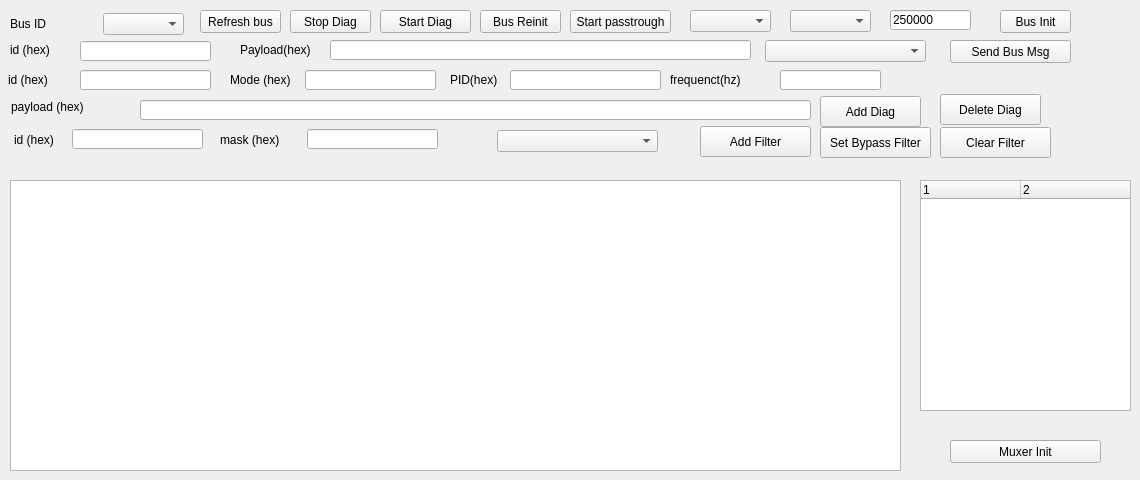
    <widget class="QWidget" name="tabDiag">
     <attribute name="title">
      <string>쪽</string>
     </attribute>
     <widget class="QPlainTextEdit" name="plainTextEditDiagLog">
      <property name="geometry">
       <rect>
        <x>10</x>
        <y>180</y>
        <width>891</width>
        <height>291</height>
       </rect>
      </property>
     </widget>
     <widget class="QPushButton" name="pushButtonSendBusMsg">
      <property name="geometry">
       <rect>
        <x>950</x>
        <y>40</y>
        <width>121</width>
        <height>23</height>
       </rect>
      </property>
      <property name="text">
       <string>Send Bus Msg</string>
      </property>
     </widget>
     <widget class="QPushButton" name="pushButtonAddDiag">
      <property name="geometry">
       <rect>
        <x>820</x>
        <y>96</y>
        <width>101</width>
        <height>31</height>
       </rect>
      </property>
      <property name="text">
       <string>Add Diag</string>
      </property>
     </widget>
     <widget class="QComboBox" name="comboBoxBusMsgFrameformat">
      <property name="geometry">
       <rect>
        <x>765</x>
        <y>40</y>
        <width>161</width>
        <height>22</height>
       </rect>
      </property>
     </widget>
     <widget class="QLineEdit" name="lineEditBusMsgPayload">
      <property name="geometry">
       <rect>
        <x>330</x>
        <y>40</y>
        <width>421</width>
        <height>20</height>
       </rect>
      </property>
     </widget>
     <widget class="QLineEdit" name="lineEditBusMSgID">
      <property name="geometry">
       <rect>
        <x>80</x>
        <y>41</y>
        <width>131</width>
        <height>20</height>
       </rect>
      </property>
     </widget>
     <widget class="QLineEdit" name="lineEditDiagID">
      <property name="geometry">
       <rect>
        <x>80</x>
        <y>70</y>
        <width>131</width>
        <height>20</height>
       </rect>
      </property>
     </widget>
     <widget class="QLineEdit" name="lineEditDiagPID">
      <property name="geometry">
       <rect>
        <x>510</x>
        <y>70</y>
        <width>151</width>
        <height>20</height>
       </rect>
      </property>
     </widget>
     <widget class="QLineEdit" name="lineEditDiagPayload">
      <property name="geometry">
       <rect>
        <x>140</x>
        <y>100</y>
        <width>671</width>
        <height>20</height>
       </rect>
      </property>
     </widget>
     <widget class="QLabel" name="label_4">
      <property name="geometry">
       <rect>
        <x>240</x>
        <y>40</y>
        <width>81</width>
        <height>20</height>
       </rect>
      </property>
      <property name="text">
       <string>Payload(hex)</string>
      </property>
     </widget>
     <widget class="QLabel" name="label_5">
      <property name="geometry">
       <rect>
        <x>10</x>
        <y>40</y>
        <width>51</width>
        <height>20</height>
       </rect>
      </property>
      <property name="text">
       <string>id (hex)</string>
      </property>
     </widget>
     <widget class="QLabel" name="label_6">
      <property name="geometry">
       <rect>
        <x>10</x>
        <y>14</y>
        <width>81</width>
        <height>20</height>
       </rect>
      </property>
      <property name="text">
       <string>Bus ID</string>
      </property>
     </widget>
     <widget class="QComboBox" name="comboBoxBusIDList">
      <property name="geometry">
       <rect>
        <x>103</x>
        <y>13</y>
        <width>81</width>
        <height>22</height>
       </rect>
      </property>
     </widget>
     <widget class="QLabel" name="label_7">
      <property name="geometry">
       <rect>
        <x>8</x>
        <y>70</y>
        <width>51</width>
        <height>20</height>
       </rect>
      </property>
      <property name="text">
       <string>id (hex)</string>
      </property>
     </widget>
     <widget class="QLabel" name="label_8">
      <property name="geometry">
       <rect>
        <x>230</x>
        <y>70</y>
        <width>71</width>
        <height>20</height>
       </rect>
      </property>
      <property name="text">
       <string>Mode (hex)</string>
      </property>
     </widget>
     <widget class="QLineEdit" name="lineEditDiagMode">
      <property name="geometry">
       <rect>
        <x>305</x>
        <y>70</y>
        <width>131</width>
        <height>20</height>
       </rect>
      </property>
     </widget>
     <widget class="QLabel" name="label_9">
      <property name="geometry">
       <rect>
        <x>450</x>
        <y>70</y>
        <width>71</width>
        <height>20</height>
       </rect>
      </property>
      <property name="text">
       <string>PID(hex)</string>
      </property>
     </widget>
     <widget class="QLabel" name="label_10">
      <property name="geometry">
       <rect>
        <x>670</x>
        <y>70</y>
        <width>101</width>
        <height>20</height>
       </rect>
      </property>
      <property name="text">
       <string>frequenct(hz)</string>
      </property>
     </widget>
     <widget class="QLineEdit" name="lineEditDiagFrequency">
      <property name="geometry">
       <rect>
        <x>780</x>
        <y>70</y>
        <width>101</width>
        <height>20</height>
       </rect>
      </property>
     </widget>
     <widget class="QLabel" name="label_11">
      <property name="geometry">
       <rect>
        <x>11</x>
        <y>97</y>
        <width>91</width>
        <height>20</height>
       </rect>
      </property>
      <property name="text">
       <string>payload (hex)</string>
      </property>
     </widget>
     <widget class="QPushButton" name="pushButtonStopDiag">
      <property name="geometry">
       <rect>
        <x>290</x>
        <y>10</y>
        <width>81</width>
        <height>23</height>
       </rect>
      </property>
      <property name="text">
       <string>Stop Diag</string>
      </property>
     </widget>
     <widget class="QPushButton" name="pushButtonStartDiag">
      <property name="geometry">
       <rect>
        <x>380</x>
        <y>10</y>
        <width>91</width>
        <height>23</height>
       </rect>
      </property>
      <property name="text">
       <string>Start Diag</string>
      </property>
     </widget>
     <widget class="QPushButton" name="pushButtonBusReinit">
      <property name="geometry">
       <rect>
        <x>480</x>
        <y>10</y>
        <width>81</width>
        <height>23</height>
       </rect>
      </property>
      <property name="text">
       <string>Bus Reinit</string>
      </property>
     </widget>
     <widget class="QPushButton" name="pushButtonSetbyPassFilter">
      <property name="geometry">
       <rect>
        <x>820</x>
        <y>127</y>
        <width>111</width>
        <height>31</height>
       </rect>
      </property>
      <property name="text">
       <string>Set Bypass Filter</string>
      </property>
     </widget>
     <widget class="QPushButton" name="pushButtonClearFilter">
      <property name="geometry">
       <rect>
        <x>940</x>
        <y>127</y>
        <width>111</width>
        <height>31</height>
       </rect>
      </property>
      <property name="text">
       <string>Clear Filter</string>
      </property>
     </widget>
     <widget class="QLabel" name="label_12">
      <property name="geometry">
       <rect>
        <x>14</x>
        <y>130</y>
        <width>51</width>
        <height>20</height>
       </rect>
      </property>
      <property name="text">
       <string>id (hex)</string>
      </property>
     </widget>
     <widget class="QLineEdit" name="lineAFID">
      <property name="geometry">
       <rect>
        <x>72</x>
        <y>129</y>
        <width>131</width>
        <height>20</height>
       </rect>
      </property>
     </widget>
     <widget class="QLabel" name="label_13">
      <property name="geometry">
       <rect>
        <x>220</x>
        <y>130</y>
        <width>81</width>
        <height>20</height>
       </rect>
      </property>
      <property name="text">
       <string>mask (hex)</string>
      </property>
     </widget>
     <widget class="QLineEdit" name="lineAFMask">
      <property name="geometry">
       <rect>
        <x>307</x>
        <y>129</y>
        <width>131</width>
        <height>20</height>
       </rect>
      </property>
     </widget>
     <widget class="QComboBox" name="comboBoxFilterType">
      <property name="geometry">
       <rect>
        <x>497</x>
        <y>130</y>
        <width>161</width>
        <height>22</height>
       </rect>
      </property>
     </widget>
     <widget class="QPushButton" name="pushButtonAddFilter">
      <property name="geometry">
       <rect>
        <x>700</x>
        <y>126</y>
        <width>111</width>
        <height>31</height>
       </rect>
      </property>
      <property name="text">
       <string>Add Filter</string>
      </property>
     </widget>
     <widget class="QPushButton" name="pushButtonRefreshBusID">
      <property name="geometry">
       <rect>
        <x>200</x>
        <y>10</y>
        <width>81</width>
        <height>23</height>
       </rect>
      </property>
      <property name="text">
       <string>Refresh bus</string>
      </property>
     </widget>
     <widget class="QPushButton" name="pushButtonDeleteDiag">
      <property name="geometry">
       <rect>
        <x>940</x>
        <y>94</y>
        <width>101</width>
        <height>31</height>
       </rect>
      </property>
      <property name="text">
       <string>Delete Diag</string>
      </property>
     </widget>
     <widget class="QPushButton" name="pushButtonStartPasshrough">
      <property name="geometry">
       <rect>
        <x>570</x>
        <y>10</y>
        <width>101</width>
        <height>23</height>
       </rect>
      </property>
      <property name="text">
       <string>Start passtrough</string>
      </property>
     </widget>
     <widget class="QPushButton" name="pushButtonBusInit">
      <property name="geometry">
       <rect>
        <x>1000</x>
        <y>10</y>
        <width>71</width>
        <height>23</height>
       </rect>
      </property>
      <property name="text">
       <string>Bus Init</string>
      </property>
     </widget>
     <widget class="QComboBox" name="comboBoxBusType">
      <property name="geometry">
       <rect>
        <x>690</x>
        <y>10</y>
        <width>81</width>
        <height>22</height>
       </rect>
      </property>
     </widget>
     <widget class="QLineEdit" name="lineEditBusSpeed">
      <property name="geometry">
       <rect>
        <x>890</x>
        <y>10</y>
        <width>81</width>
        <height>20</height>
       </rect>
      </property>
      <property name="text">
       <string>250000</string>
      </property>
     </widget>
     <widget class="QComboBox" name="comboBoxBusTP">
      <property name="geometry">
       <rect>
        <x>790</x>
        <y>10</y>
        <width>81</width>
        <height>22</height>
       </rect>
      </property>
     </widget>
     <widget class="QTreeWidget" name="treeWidgetMuxerList">
      <property name="geometry">
       <rect>
        <x>920</x>
        <y>180</y>
        <width>211</width>
        <height>231</height>
       </rect>
      </property>
      <property name="verticalScrollBarPolicy">
       <enum>Qt::ScrollBarAsNeeded</enum>
      </property>
      <property name="horizontalScrollBarPolicy">
       <enum>Qt::ScrollBarAsNeeded</enum>
      </property>
      <property name="columnCount">
       <number>2</number>
      </property>
      <column>
       <property name="text">
        <string notr="true">1</string>
       </property>
      </column>
      <column>
       <property name="text">
        <string notr="true">2</string>
       </property>
      </column>
     </widget>
     <widget class="QPushButton" name="pushButtonMuxterInit">
      <property name="geometry">
       <rect>
        <x>950</x>
        <y>440</y>
        <width>151</width>
        <height>23</height>
       </rect>
      </property>
      <property name="text">
       <string>Muxer Init</string>
      </property>
     </widget>
    </widget>
